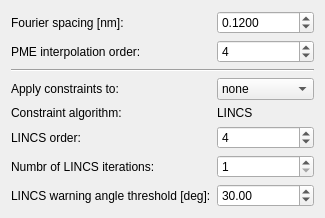
  <widget class="QWizardPage" name="ewaldWizardPage">
   <property name="title">
    <string>Ewald &amp; Constraints</string>
   </property>
   <property name="subTitle">
    <string>Settings for Ewald summation and bond constraint algorithms</string>
   </property>
   <attribute name="pageId">
    <string notr="true">ewaldwizardpage</string>
   </attribute>
   <layout class="QGridLayout" name="gridLayout_7">
    <item row="4" column="0">
     <widget class="QLabel" name="label_57">
      <property name="text">
       <string>Constraint algorithm:</string>
      </property>
     </widget>
    </item>
    <item row="5" column="0">
     <widget class="QLabel" name="label_59">
      <property name="text">
       <string>LINCS order:</string>
      </property>
     </widget>
    </item>
    <item row="1" column="1">
     <widget class="QSpinBox" name="pme_orderSpinBox">
      <property name="value">
       <number>4</number>
      </property>
     </widget>
    </item>
    <item row="3" column="1">
     <widget class="QComboBox" name="constraintsComboBox">
      <item>
       <property name="text">
        <string>none</string>
       </property>
      </item>
      <item>
       <property name="text">
        <string>h-bonds</string>
       </property>
      </item>
      <item>
       <property name="text">
        <string>all-bonds</string>
       </property>
      </item>
      <item>
       <property name="text">
        <string>h-angles</string>
       </property>
      </item>
      <item>
       <property name="text">
        <string>all-angles</string>
       </property>
      </item>
     </widget>
    </item>
    <item row="4" column="1">
     <widget class="QLabel" name="label_58">
      <property name="text">
       <string>LINCS</string>
      </property>
     </widget>
    </item>
    <item row="0" column="0">
     <widget class="QLabel" name="label_40">
      <property name="text">
       <string>Fourier spacing [nm]:</string>
      </property>
     </widget>
    </item>
    <item row="6" column="0">
     <widget class="QLabel" name="label_60">
      <property name="text">
       <string>Numbr of LINCS iterations:</string>
      </property>
     </widget>
    </item>
    <item row="0" column="1">
     <widget class="QDoubleSpinBox" name="fourierspacingDoubleSpinBox">
      <property name="decimals">
       <number>4</number>
      </property>
      <property name="maximum">
       <double>999999999.000000000000000</double>
      </property>
      <property name="value">
       <double>0.120000000000000</double>
      </property>
     </widget>
    </item>
    <item row="2" column="0" colspan="2">
     <widget class="Line" name="line">
      <property name="orientation">
       <enum>Qt::Horizontal</enum>
      </property>
     </widget>
    </item>
    <item row="3" column="0">
     <widget class="QLabel" name="label_56">
      <property name="text">
       <string>Apply constraints to:</string>
      </property>
     </widget>
    </item>
    <item row="1" column="0">
     <widget class="QLabel" name="label_41">
      <property name="text">
       <string>PME interpolation order:</string>
      </property>
     </widget>
    </item>
    <item row="5" column="1">
     <widget class="QSpinBox" name="lincs_orderSpinBox">
      <property name="value">
       <number>4</number>
      </property>
     </widget>
    </item>
    <item row="6" column="1">
     <widget class="QSpinBox" name="lincs_iterSpinBox">
      <property name="minimum">
       <number>1</number>
      </property>
     </widget>
    </item>
    <item row="7" column="0">
     <widget class="QLabel" name="label_61">
      <property name="text">
       <string>LINCS warning angle threshold [deg]:</string>
      </property>
     </widget>
    </item>
    <item row="7" column="1">
     <widget class="QDoubleSpinBox" name="lincs_warnangleDoubleSpinBox">
      <property name="maximum">
       <double>360.000000000000000</double>
      </property>
      <property name="value">
       <double>30.000000000000000</double>
      </property>
     </widget>
    </item>
   </layout>
  </widget>
